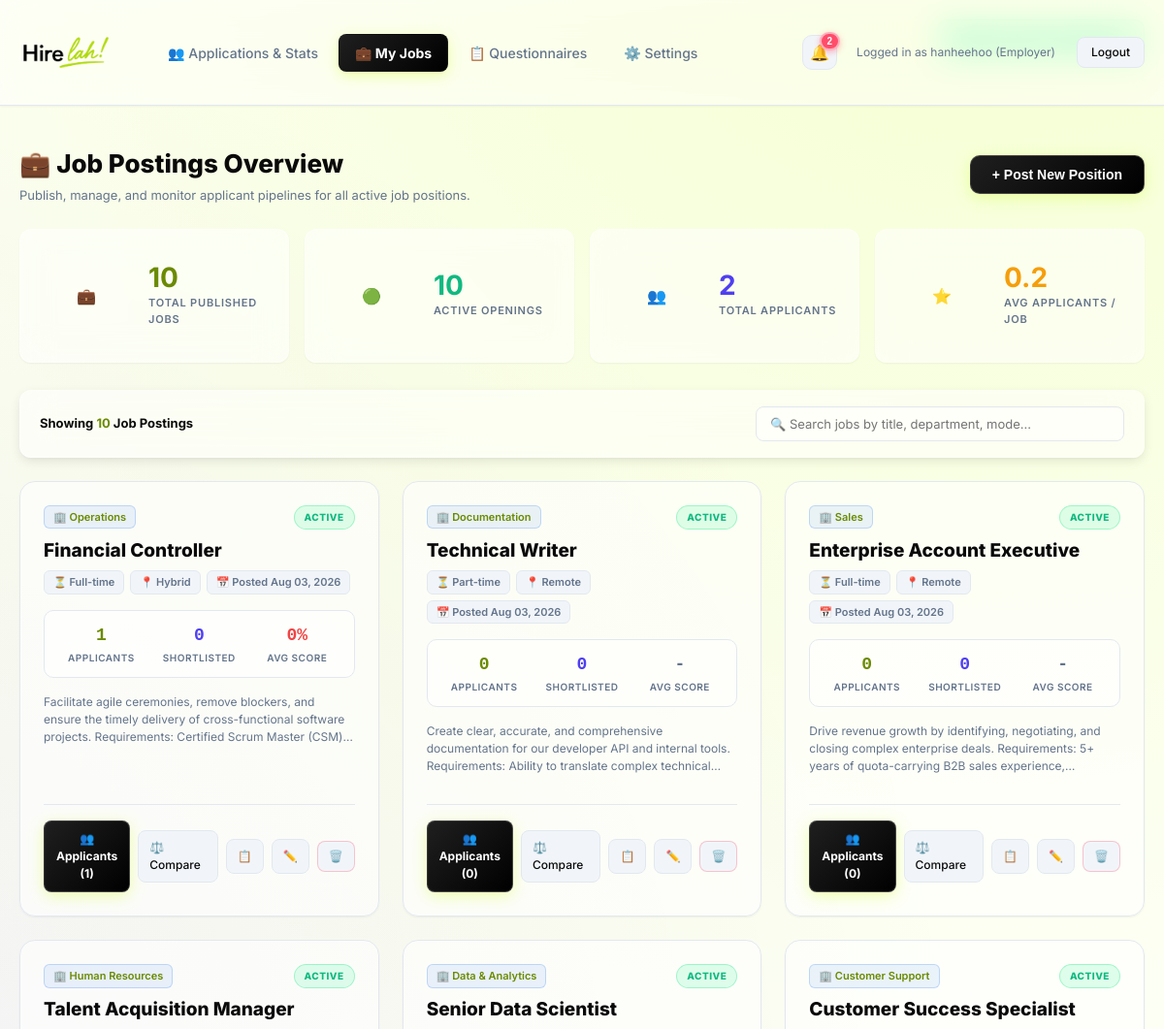
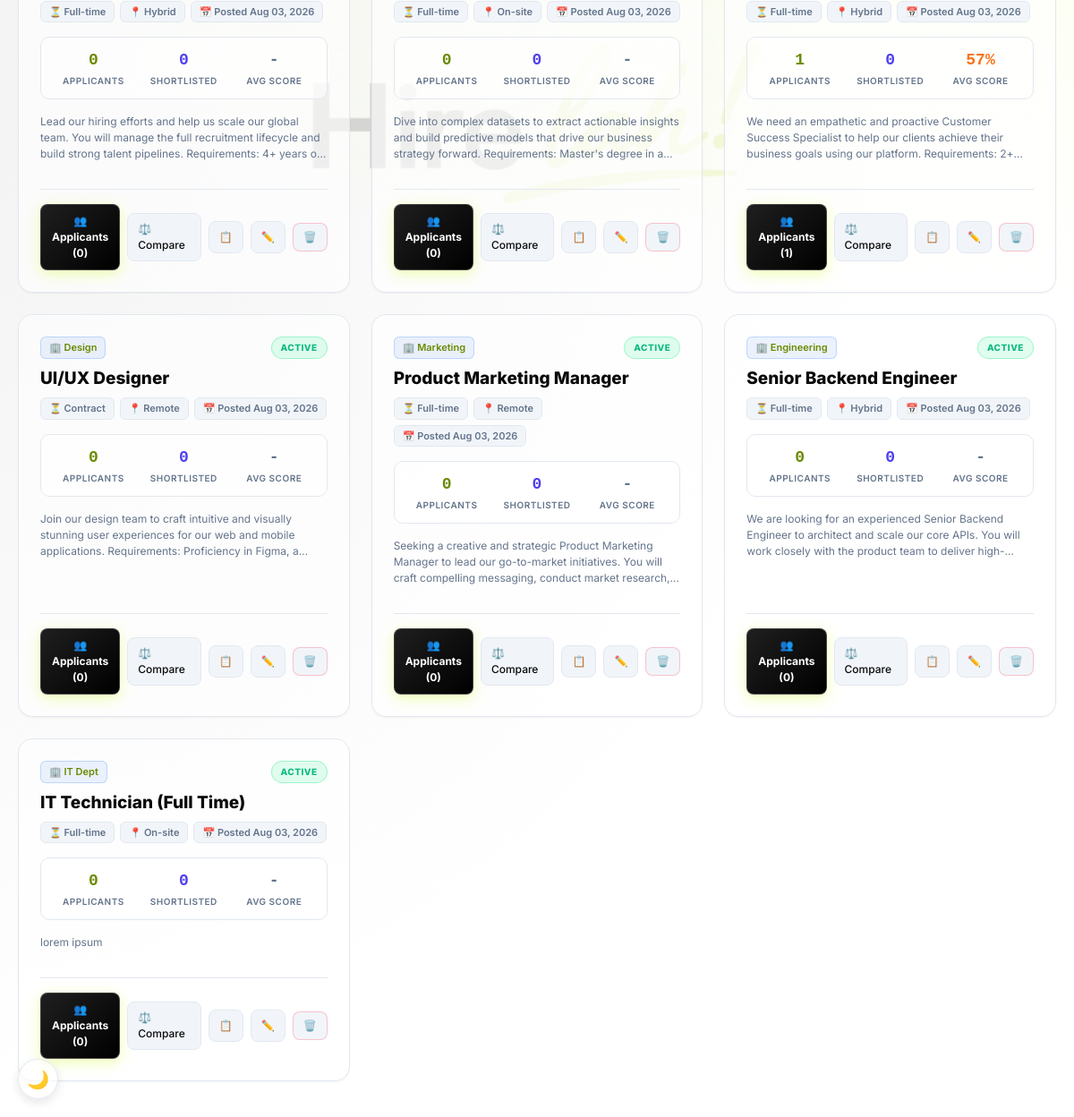
The app's page /job_dashboard.php (signed in) with its own data (2 pictures, top to bottom).
### tables this page shows
CREATE TABLE `jobs` (
  `id` int(11) NOT NULL,
  `job_title` varchar(255) NOT NULL,
  `department` varchar(255) DEFAULT NULL,
  `employment_type` varchar(100) DEFAULT NULL,
  `status` varchar(50) DEFAULT 'Active',
  `description` text DEFAULT NULL,
  `created_at` timestamp NOT NULL DEFAULT current_timestamp(),
  `employer_id` int(11) DEFAULT NULL,
  `work_mode` varchar(50) DEFAULT 'On-site',
  `require_video` tinyint(1) DEFAULT 0
);

### notifications_helper.php (called while the page is built, shortened)
<?php
function getEmployerNotifications($pdo, $employer_id) {
    $notifications = [];
    $stmtReads = $pdo->prepare("SELECT notification_key FROM notification_reads WHERE user_id = ?");
    $stmtReads->execute([$employer_id]);
    $readKeys = $stmtReads->fetchAll(PDO::FETCH_COLUMN);
    $readSet = array_flip($readKeys);
    $stmtApps = $pdo->prepare("
        SELECT c.id as candidate_id, c.name, c.email, c.created_at, c.overall_score, j.job_title
        FROM candidates c
        JOIN jobs j ON c.job_id = j.id
        WHERE (j.employer_id = ? OR j.employer_id IS NULL)
        ORDER BY c.created_at DESC
        LIMIT 25
    ");
    $stmtApps->execute([$employer_id]);
    $applications = $stmtApps->fetchAll(PDO::FETCH_ASSOC);
    foreach ($applications as $app) {
        $key = "emp_app_new_" . $app['candidate_id'];
        $isRead = isset($readSet[$key]);
        $candName = !empty($app['name']) ? $app['name'] : (!empty($app['email']) ? $app['email'] : "Candidate #" . $app['candidate_id']);
        $notifications[] = [
            'key' => $key,
            'title' => '📥 New Application Received!',
            'message' => htmlspecialchars($candName) . ' applied for ' . htmlspecialchars($app['job_title']) . ' (Match: ' . $app['overall_score'] . '%)',
            'link' => 'candidate.php?id=' . $app['candidate_id'],
            'type' => 'application',
            'time' => $app['created_at'],
            'is_read' => $isRead
        ];
    }
    $stmtEmpInt = $pdo->prepare("
        SELECT c.id as candidate_id, c.name, c.email, c.interview_status, c.interview_datetime, COALESCE(c.updated_at, c.created_at) as int_time, j.job_title
        FROM candidates c
        JOIN jobs j ON c.job_id = j.id
        WHERE (j.employer_id = ? OR j.employer_id IS NULL) AND c.interview_status IN ('Confirmed', 'Declined')
        ORDER BY int_time DESC
        LIMIT 25
    ");
    $stmtEmpInt->execute([$employer_id]);
    $empIntRows = $stmtEmpInt->fetchAll(PDO::FETCH_ASSOC);
    $stmtEmpMsgs = $pdo->prepare("
        SELECT m.id, m.candidate_id, m.body, m.created_at, c.name as candidate_name, j.job_title
        FROM messages m
        JOIN candidates c ON m.candidate_id = c.id
        JOIN jobs j ON c.job_id = j.id
        WHERE (j.employer_id = ? OR j.employer_id IS NULL) AND m.sender_role = 'candidate' AND m.read_at IS NULL
        ORDER BY m.created_at DESC
    ");
    $stmtEmpMsgs->execute([$employer_id]);
    $unreadEmpMsgs = $stmtEmpMsgs->fetchAll(PDO::FETCH_ASSOC);
    usort($notifications, function($a, $b) {
        return strtotime($b['time']) - strtotime($a['time']);
    });
    $unreadCount = 0;
    foreach ($notifications as $n) {
        if (!$n['is_read']) {
            $unreadCount++;
        }
    }
    return [
        'items' => $notifications,
        'unread_count' => $unreadCount
    ];
}

### job_dashboard.php (the view, shortened to what this page needs)
<?php
require_once 'auth.php';
require_once 'notifications_helper.php';
$empNotifs = getEmployerNotifications($pdo, $_SESSION['user_id']);
$unreadCount = $empNotifs['unread_count'];
$sql = "SELECT j.*,
        (SELECT COUNT(*) FROM candidates c WHERE c.job_id = j.id) as applicant_count,
        (SELECT COUNT(*) FROM candidates c WHERE c.job_id = j.id AND c.status = 'Shortlisted') as shortlisted_count,
        (SELECT AVG(c.overall_score) FROM candidates c WHERE c.job_id = j.id) as avg_job_score
        FROM jobs j
        WHERE j.employer_id = ? OR j.employer_id IS NULL
        ORDER BY j.created_at DESC";
$stmt = $pdo->prepare($sql);
$stmt->execute([$_SESSION['user_id']]);
$my_jobs = $stmt->fetchAll(PDO::FETCH_ASSOC);
$total_jobs = count($my_jobs);
$active_jobs = 0;
$total_applicants = 0;
foreach ($my_jobs as $j) {
    if (strtolower($j['status'] ?? 'active') === 'active') $active_jobs++;
    $total_applicants += (int)$j['applicant_count'];
}
$avg_per_job = $total_jobs > 0 ? round($total_applicants / $total_jobs, 1) : 0;
?>
<!DOCTYPE html>
<html lang="en">
<head>
    <link rel="stylesheet" href="style.css?v=<?php echo @filemtime(__DIR__.'/style.css'); ?>">
</head>
<body>
    <div class="bg-watermark-logo"><img src="logo/logo.png?v=<?php echo @filemtime(__DIR__.'/logo/logo.png'); ?>" alt="HireLah Watermark Logo"></div>
    <header>
        <div class="header-inner">
            <div style="display:flex; align-items:center; gap:10px;">
                <div class="logo-box"><img src="logo/logo.png?v=<?php echo @filemtime(__DIR__.'/logo/logo.png'); ?>" alt="HireLah Logo" style="width:36px; height:36px; max-width:36px; max-height:36px; object-fit:contain;"></div>
            </div>
            <nav style="display:flex; gap:4px; margin-left:24px">
                <a href="employer_dashboard.php">👥 Applications & Stats</a>
                <a href="job_dashboard.php" class="active">💼 My Jobs</a>
                <a href="questionnaire.php">📋 Questionnaires</a>
                <a href="profile.php">⚙️ Settings</a>
            </nav>
            <div class="header-right-actions">
                <div class="notif-bell-wrapper" style="position:relative; margin-right:8px;">
                    <button type="button" class="notif-bell-btn" id="notifBellBtn" onclick="toggleNotifDropdown()" title="Notifications">
                        🔔
                        <?php if($unreadCount > 0): ?>
                            <span class="notif-badge" id="notifBadgeCount"><?= $unreadCount ?></span>
                        <?php endif; ?>
                    </button>
                </div>
                <span class="user-info-text" style="font-size:12px; color:var(--mut); margin-right:10px;">Logged in as <?= htmlspecialchars($_SESSION['user_name']) ?> (<?= ucfirst($_SESSION['user_role'] ?? 'Employer') ?>)</span>
                <a href="logout.php" class="btn-secondary" style="padding:6px 14px; font-size:12px;">Logout</a>
            </div>
        </div>
    </header>
    <main style="max-width:1300px;">
        <?php if(isset($_SESSION['toast'])): ?>
            <div style="position:fixed; top:20px; right:20px; z-index:3000; background:rgba(0, 232, 122, 0.18); border:1px solid rgba(0, 232, 122, 0.5); border-radius:10px; padding:10px 18px; color:var(--grn); font-size:13px; font-weight:700;">
                <?= htmlspecialchars($_SESSION['toast']) ?>
            </div>
        <?php endif; ?>
        <div class="page-header">
            <div>
                <h1 style="font-size:26px; font-weight:800; color:var(--txt); margin:0;">💼 Job Postings Overview</h1>
                <p style="font-size:13px; color:var(--mut); margin-top:4px; margin-bottom:0;">Publish, manage, and monitor applicant pipelines for all active job positions.</p>
            </div>
            <button onclick="openPostJobModal()" class="btn-primary" style="padding:11px 22px; font-size:14px; width:auto; display:inline-flex; gap:8px; align-items:center; border-radius:10px; cursor:pointer;">
                <span>+ Post New Position</span>
            </button>
        </div>
        <div class="stats-summary-grid">
            <div class="stat-box">
                <div class="logo-box" style="color:var(--acc); border-color:var(--acc);">💼</div>
                <div><div class="stat-val" style="color:var(--acc)"><?= $total_jobs ?></div><div class="stat-lbl">Total Published Jobs</div></div>
            </div>
            <div class="stat-box">
                <div class="logo-box" style="color:var(--grn); border-color:var(--grn);">🟢</div>
                <div><div class="stat-val" style="color:var(--grn)"><?= $active_jobs ?></div><div class="stat-lbl">Active Openings</div></div>
            </div>
            <div class="stat-box">
                <div class="logo-box" style="color:var(--pur); border-color:var(--pur);">👥</div>
                <div><div class="stat-val" style="color:var(--pur)"><?= $total_applicants ?></div><div class="stat-lbl">Total Applicants</div></div>
            </div>
            <div class="stat-box">
                <div class="logo-box" style="color:var(--gold); border-color:var(--gold);">⭐</div>
                <div><div class="stat-val" style="color:var(--gold)"><?= $avg_per_job ?></div><div class="stat-lbl">Avg Applicants / Job</div></div>
            </div>
        </div>
        <?php if (!empty($my_jobs)): ?>
            <div class="panel" style="margin-bottom:24px; padding:16px 20px; display:flex; align-items:center; justify-content:space-between; flex-wrap:wrap; gap:12px;">
                <div style="font-size:13px; font-weight:700; color:var(--txt);">
                    Showing <span style="color:var(--acc);"><?= count($my_jobs) ?></span> Job Postings
                </div>
                <div style="display:flex; gap:10px; align-items:center; flex:1; max-width:380px;">
                    <input type="text" id="jobSearchInput" onkeyup="filterJobsGrid()" placeholder="🔍 Search jobs by title, department, mode..." style="padding:9px 14px; font-size:13px; border-radius:8px; border:1px solid var(--bdr); background:var(--surf); color:var(--txt);">
                </div>
            </div>
        <?php endif; ?>
        <?php if (empty($my_jobs)): ?>
            <div class="panel" style="text-align:center; padding:70px 40px; border-style:dashed;">
                <div style="font-size:48px; margin-bottom:14px;">💼</div>
                <div style="font-size:20px; font-weight:800; color:var(--txt); margin-bottom:6px;">No Job Postings Yet</div>
                <p style="font-size:13px; color:var(--mut); margin-bottom:24px; max-width:450px; margin-left:auto; margin-right:auto;">Get started by creating your first job posting to automatically receive and AI-screen candidate resumes.</p>
                <a href="post_job.php" class="btn-primary" style="padding:12px 28px; font-size:14px; text-decoration:none; display:inline-flex; width:auto; border-radius:10px;">Post Your First Job &rarr;</a>
            </div>
        <?php else: ?>
            <div class="job-grid" id="jobsGrid">
                <?php foreach ($my_jobs as $j): ?>
                    <?php
                        $avg_score = $j['avg_job_score'] !== null ? round($j['avg_job_score']) : null;
                        $score_color = $avg_score >= 80 ? 'var(--grn)' : ($avg_score >= 60 ? 'var(--acc)' : ($avg_score >= 40 ? 'var(--org)' : 'var(--red)'));
                    ?>
                    <div class="job-card job-card-item" data-search="<?= htmlspecialchars(strtolower($j['job_title'] . ' ' . $j['department'] . ' ' . $j['employment_type'] . ' ' . $j['work_mode'])) ?>">
                        <div>
                            <div style="display:flex; justify-content:space-between; align-items:flex-start; margin-bottom:10px;">
                                <span class="meta-chip" style="background:rgba(59, 130, 246, 0.1); color:var(--acc); border-color:rgba(59, 130, 246, 0.25);">
                                    🏢 <?= htmlspecialchars($j['department'] ?: 'General') ?>
                                </span>
                                <span class="badge-status <?= strtolower($j['status'] ?? 'active') === 'active' ? 'status-active' : 'status-closed' ?>">
                                    <?= htmlspecialchars($j['status'] ?? 'Active') ?>
                                </span>
                            </div>
                            <div class="job-title"><?= htmlspecialchars($j['job_title']) ?></div>
                            <div class="job-meta-chips">
                                <span class="meta-chip">⏳ <?= htmlspecialchars($j['employment_type'] ?: 'Full-time') ?></span>
                                <span class="meta-chip">📍 <?= htmlspecialchars($j['work_mode'] ?: 'On-site') ?></span>
                                <span class="meta-chip">📅 Posted <?= date('M d, Y', strtotime($j['created_at'])) ?></span>
                            </div>
                            <div class="job-stats-pill-row">
                                <div class="job-stat-box">
                                    <div class="job-stat-num" style="color:var(--acc);"><?= (int)$j['applicant_count'] ?></div>
                                    <div class="job-stat-tag">Applicants</div>
                                </div>
                                <div class="job-stat-box">
                                    <div class="job-stat-num" style="color:var(--pur);"><?= (int)$j['shortlisted_count'] ?></div>
                                    <div class="job-stat-tag">Shortlisted</div>
                                </div>
                                <div class="job-stat-box">
                                    <div class="job-stat-num" style="color:<?= $avg_score !== null ? $score_color : 'var(--mut)' ?>;">
                                        <?= $avg_score !== null ? $avg_score . '%' : '-' ?>
                                    </div>
                                    <div class="job-stat-tag">Avg Score</div>
                                </div>
                            </div>
                            <div style="font-size:12px; color:var(--mut); line-height:1.5; margin-bottom:18px; display:-webkit-box; -webkit-line-clamp:3; -webkit-box-orient:vertical; overflow:hidden; text-overflow:ellipsis;">
                                <?= htmlspecialchars($j['description']) ?>
                            </div>
                        </div>
                        <div class="job-action-bar">
                            <a href="employer_dashboard.php?job_id=<?= (int)$j['id'] ?>" class="btn-primary" style="flex:1.2; padding:9px 12px; font-size:12px; text-align:center; text-decoration:none; border-radius:8px; font-weight:700;">👥 Applicants (<?= (int)$j['applicant_count'] ?>)</a>
                            <a href="compare_candidates.php?job_id=<?= (int)$j['id'] ?>" class="btn-secondary" style="padding:8px 11px; font-size:12px; text-decoration:none;" title="Compare Candidates Side-by-Side">⚖️ Compare</a>
                            <a href="questionnaire.php?job_id=<?= (int)$j['id'] ?>" class="btn-secondary" style="padding:8px 11px; font-size:12px; text-decoration:none;" title="Manage Job Questionnaire">📋</a>
                            <a href="edit_job.php?id=<?= (int)$j['id'] ?>" class="btn-secondary" style="padding:8px 11px; font-size:12px; text-decoration:none;" title="Edit Job Details">✏️</a>
                            <form method="POST" onsubmit="return confirm('Are you sure you want to delete this job posting? All candidate applications for this job will also be removed.');" style="margin:0;">
                                <button type="submit" class="btn-secondary" style="padding:8px 11px; font-size:12px; color:var(--red); border-color:rgba(255, 77, 106, 0.3);" title="Delete Job Posting">🗑️</button>
                            </form>
                        </div>
                    </div>
                <?php endforeach; ?>
            </div>
        <?php endif; ?>
    </main>
</body>
</html>

### records on screen
jobs: department "Operations", status "ACTIVE", job_title "Financial Controller", employment_type "Full-time", work_mode "Hybrid", created_at "Aug 03, 2026", applicant_count "1", shortlisted_count "0", avg_score "0", description "Facilitate agile ceremonies, remove blockers, and ensure the timely delivery of cross-functional software projects. Requirements: Certified Scrum Master…"
jobs: department "Documentation", status "ACTIVE", job_title "Technical Writer", employment_type "Part-time", work_mode "Remote", created_at "Aug 03, 2026", applicant_count "0", shortlisted_count "0", description "Create clear, accurate, and comprehensive documentation for our developer API and internal tools. Requirements: Ability to translate complex…"
jobs: department "Sales", status "ACTIVE", job_title "Enterprise Account Executive", employment_type "Full-time", work_mode "Remote", created_at "Aug 03, 2026", applicant_count "0", shortlisted_count "0", description "Drive revenue growth by identifying, negotiating, and closing complex enterprise deals. Requirements: 5+ years of quota-carrying B2B sales…"
jobs: department "Human Resources", status "ACTIVE", job_title "Talent Acquisition Manager", employment_type "Full-time", work_mode "Hybrid", created_at "Aug 03, 2026", applicant_count "0", shortlisted_count "0", description "Lead our hiring efforts and help us scale our global team. You will manage the full recruitment lifecycle and build strong talent pipelines. Requirements: 4+ years…"
jobs: department "Data & Analytics", status "ACTIVE", job_title "Senior Data Scientist", employment_type "Full-time", work_mode "On-site", created_at "Aug 03, 2026", applicant_count "0", shortlisted_count "0", description "Dive into complex datasets to extract actionable insights and build predictive models that drive our business strategy forward. Requirements: Master's degree in…"
jobs: department "Customer Support", status "ACTIVE", job_title "Customer Success Specialist", employment_type "Full-time", work_mode "Hybrid", created_at "Aug 03, 2026", applicant_count "1", shortlisted_count "0", avg_score "57", description "We need an empathetic and proactive Customer Success Specialist to help our clients achieve their business goals using our platform. Requirements:…"
jobs: department "Design", status "ACTIVE", job_title "UI/UX Designer", employment_type "Contract", work_mode "Remote", created_at "Aug 03, 2026", applicant_count "0", shortlisted_count "0", description "Join our design team to craft intuitive and visually stunning user experiences for our web and mobile applications. Requirements: Proficiency in Figma,…"
jobs: department "Marketing", status "ACTIVE", job_title "Product Marketing Manager", employment_type "Full-time", work_mode "Remote", created_at "Aug 03, 2026", applicant_count "0", shortlisted_count "0", description "Seeking a creative and strategic Product Marketing Manager to lead our go-to-market initiatives. You will craft compelling messaging, conduct market…"
jobs: department "Engineering", status "ACTIVE", job_title "Senior Backend Engineer", employment_type "Full-time", work_mode "Hybrid", created_at "Aug 03, 2026", applicant_count "0", shortlisted_count "0", description "We are looking for an experienced Senior Backend Engineer to architect and scale our core APIs. You will work closely with the product team to…"
jobs: department "IT Dept", status "ACTIVE", job_title "IT Technician (Full Time)", employment_type "Full-time", work_mode "On-site", created_at "Aug 03, 2026", applicant_count "0", shortlisted_count "0", description "lorem ipsum"

### other values on screen
$unreadCount "2"
$_SESSION['user_name'] "hanheehoo"
$_SESSION['user_role'] "Employer"
$_SESSION['toast'] "Welcome back, hanheehoo!"
$total_jobs "10"
$active_jobs "10"
$total_applicants "2"
$avg_per_job "0.2"
count($my_jobs) "10"
